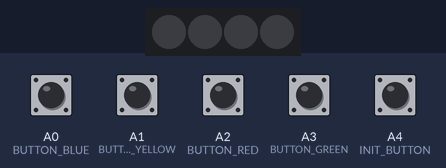
Simulated run of this sketch. Board: Arduino Uno, built with avr-gcc and run on an emulated ATmega328P. Shown: 4 RGB LEDs in strip order, left to right. The test bench sets the inputs (shaded band); at power-on: A0 (BUTTON_BLUE), A1 (BUTTON_YELLOW), A2 (BUTTON_RED), A3 (BUTTON_GREEN), A4 (INIT_BUTTON) HIGH. Dim RGB values are drawn brighter than linear; random numbers use the default seed unless the sketch sets one.

Above: at 1.9 s.
2.0 s: A4 (INIT_BUTTON) pulled LOW for 0.15 s
At 2.9 s:
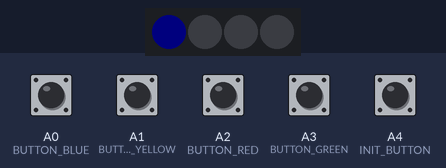
4.6 s: A1 (BUTTON_YELLOW) pulled LOW for 0.15 s
At 4.7 s:
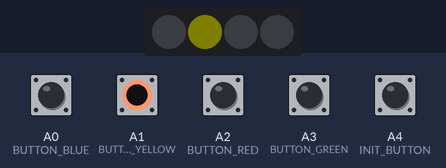
At 5.4 s:
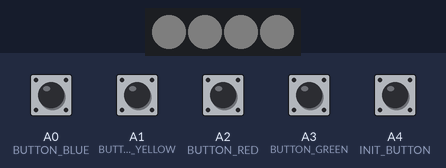
Timing chart, 0 to 7.6 s (numbered marks = the images above; inputs shaded):
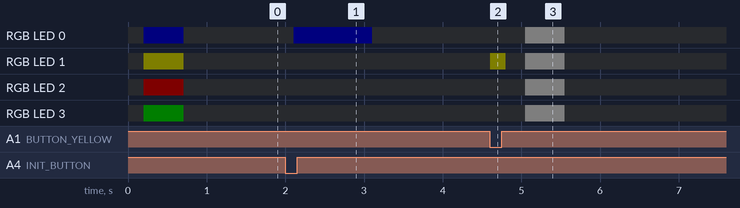

Measured:
- after the input at 2.0 s, RGB LED 0: off → RGB(0, 0, 4) after 0.10 s, → off 1.0 s later
- after the input at 4.6 s, RGB LED 0, RGB LED 2, RGB LED 3: off → RGB(4, 4, 4) after 0.45 s, → off 0.50 s later; RGB LED 1: off → RGB(4, 4, 0) at once, → off 0.20 s later, → RGB(4, 4, 4) 0.25 s later, → off 0.50 s later

The sketch:

src.ino
```cpp
/*

Name: Simon Says with NeoPixels!
Author: Alexis Rodriguez Jr.

Derived from: https://create.arduino.cc/projecthub/Arduino_Scuola/a-simple-simon-says-game-25ba99

Hardware needed:
5x Momentary Switches (Tactile Buttons) (SPST - Single Pole Single Throw)
4x NeoPixel LEDs
14x jumpers (5x GND button side, 5x SIGNAL button side, 3x NeoPixel, 1x GND breadboard)
*/

//Include Libraries
#include <Adafruit_NeoPixel.h>

//Define the digital DATA pin for NeoPixel
#define NEOPIXEL_IN 6

//Define number of LEDs in NeoPixel Strip
#define NUM_LIGHTS 4

//Define Simon Says Buttons
#define BUTTON_BLUE A0
#define BUTTON_YELLOW A1
#define BUTTON_RED A2
#define BUTTON_GREEN A3

//Define Simon Says NeoPixel LEDs position
#define NP_BLUE 0
#define NP_YELLOW 1
#define NP_RED 2
#define NP_GREEN 3

//Define Start/Stop button analog input
#define INIT_BUTTON A4

//Baud Rate for Serial
#define BAUD_RATE 115200

//GLOBAL VARIABLES

const int MAX_LEVEL = 100;				//Max level possible for game
uint32_t sequence[2][MAX_LEVEL];		//Stores the random generated sequence to match against
uint32_t your_sequence[MAX_LEVEL];		//Users sequence to match against generated sequence
int level = 1;							//Starting level

int velocity = 1000;					//How quickly LEDs will display pattern

boolean buttonPressed = 0;				//State check for button press to prevent multiple presses on one press

Adafruit_NeoPixel strip = Adafruit_NeoPixel(NUM_LIGHTS, NEOPIXEL_IN);	//Initialize NeoPixel object

//Single 32-bit value to determine NeoPixel Color display
//0x00000000
//0xWWRRGGBB
//So to get RED: 0x00FF0000
//However, use low values to limit current draw since these are very bright!
const uint32_t red = 0x00040000;		//Display RED on NeoPixel
const uint32_t green = 0x00000400;	//Display GREEN on NeoPixel
const uint32_t yellow = 0x00040400;	//Display YELLOW on NeoPixel
const uint32_t blue = 0x00000004;	//Display BLUE on NeoPixel
const uint32_t white = 0x00040404;  //Display WHITE on NeoPixel

void setup() {

	//Used to debug [Use Serial.println("TEXT")]
	Serial.begin(BAUD_RATE);

	//Define all buttons used as inputs with a internal pullup
	pinMode(BUTTON_BLUE, INPUT_PULLUP);
	pinMode(BUTTON_YELLOW, INPUT_PULLUP);
	pinMode(BUTTON_RED, INPUT_PULLUP);
	pinMode(BUTTON_GREEN, INPUT_PULLUP);
	pinMode(INIT_BUTTON, INPUT_PULLUP);

	//NeoPixel Setup
	strip.begin();	//Fully initialize the pin and pixel count of object
	delay(100);
	strip.clear();  //Turn off all LEDs and clear frame matrix
	delay(100);

	//Show ready pattern
	strip.setPixelColor(NP_BLUE,blue);
	strip.setPixelColor(NP_YELLOW,yellow);
	strip.setPixelColor(NP_RED,red);
	strip.setPixelColor(NP_GREEN,green);
	strip.show();

	strip.clear();
	delay(500);
	strip.show();

}

void loop() {

	if (level == 1) generate_sequence();//generate a sequence;

	if (digitalRead(A4) == LOW || level != 1) { //If start button is pressed or you're winning
		show_sequence();    //show the sequence
		get_sequence();     //wait for your sequence
	}
}

//Display the sequence of LEDs to be inputted
void show_sequence() {

	strip.clear();
	delay(100);
	strip.show();

	for (int i = 0; i < level; i++) {
		//Turn on
		strip.setPixelColor(sequence[0][i],sequence[1][i]);
		strip.show();
		delay(velocity);

		//Turn off
		strip.clear();
		strip.show();
		delay(200);
	}
}

//Retrieve user input and determine if it was correct or incorrect
void get_sequence() {

	int flag = 0; //this flag indicates if the sequence is correct

	for (int i = 0; i < level; i++) {

		flag = 0;

		//Button press check to see if user has released the button yet to avoid counting a button press twice
		//NOTE: THIS ONLY MASKS THE PROBLEM WITH BUTTONS SLIGHTLY
		while(buttonPressed){
			if (digitalRead(A0) == HIGH && digitalRead(A3) == HIGH && digitalRead(A2) == HIGH && digitalRead(A1) == HIGH ){
				buttonPressed = 0;
			}
		}

		while(flag == 0) {
			//Read if user has pressed any button and hold that state
			if (digitalRead(A0) == LOW || digitalRead(A3) == LOW || digitalRead(A2) == LOW || digitalRead(A1) == LOW ){
				buttonPressed = 1;
			}

			//CHECK BLUE
			if (digitalRead(A0) == LOW) {
				strip.clear();
				strip.show();

				strip.setPixelColor(NP_BLUE,blue);
				strip.show();

				your_sequence[i] = NP_BLUE;

				flag = 1;

				delay(200);

				if (your_sequence[i] != sequence[0][i]) {
					wrong_sequence();
					return;
				}
				strip.clear();
				strip.show();
			}

			//CHECK YELLOW
			if (digitalRead(A1) == LOW) {
				strip.clear();
				strip.show();

				strip.setPixelColor(NP_YELLOW,yellow);
				strip.show();

				your_sequence[i] = NP_YELLOW;

				flag = 1;

				delay(200);

				if (your_sequence[i] != sequence[0][i]) {
					wrong_sequence();
					return;
				}
				strip.clear();
				strip.show();
			}

			//CHECK RED
			if (digitalRead(A2) == LOW) {
				strip.clear();
				strip.show();

				strip.setPixelColor(NP_RED,red);
				strip.show();

				your_sequence[i] = NP_RED;

				flag = 1;

				delay(200);

				if (your_sequence[i] != sequence[0][i]) {
					wrong_sequence();
					return;
				}
				strip.clear();
				strip.show();
			}

			//CHECK GREEN
			if (digitalRead(A3) == LOW) {
				strip.clear();
				strip.show();

				strip.setPixelColor(NP_GREEN,green);
				strip.show();

				your_sequence[i] = NP_GREEN;

				flag = 1;

				delay(200);

				if (your_sequence[i] != sequence[0][i]) {
					wrong_sequence();
					return;
				}
				strip.clear();
				strip.show();
			}

		}
	}
	right_sequence();
}

//Generates a random pattern to follow for the next level
void generate_sequence() {

	randomSeed(millis()); //in this way is really random!!!

	//Generate random numbers between 0-3 (Corresponds to colors) and store into an array up to MAX_LEVEL
	for (int i = 0; i < MAX_LEVEL; i++) {
		sequence[0][i] = random(0,4);
		if (sequence[0][i] == NP_BLUE){
			sequence[1][i] = blue;
		}
		else if (sequence[0][i] == NP_GREEN) {
			sequence[1][i] = green;
		}
		else if (sequence[0][i] == NP_RED) {
			sequence[1][i] = red;
		}
		else if (sequence[0][i] == NP_YELLOW) {
			sequence[1][i] = yellow;
		}
	}
}

//Flashes the LEDs white to show that the incorrect sequence has been inputted
void wrong_sequence() {

	strip.clear();
	strip.show();
	delay(250);

	strip.setPixelColor(NP_BLUE,white);
	strip.setPixelColor(NP_GREEN,white);
	strip.setPixelColor(NP_YELLOW,white);
	strip.setPixelColor(NP_RED,white);
	strip.show();
	delay(500);

	strip.clear();
	strip.show();
	delay(500);

	level = 1;
	velocity = 1000;
}

//Flashes the LEDs with their individual colors to show that the correct sequence has been inputted
void right_sequence() {

	strip.clear();
	strip.show();
	delay(250);

	strip.setPixelColor(NP_BLUE,blue);
	strip.setPixelColor(NP_GREEN,green);
	strip.setPixelColor(NP_YELLOW,yellow);
	strip.setPixelColor(NP_RED,red);
	strip.show();
	delay(500);

	strip.clear();
	strip.show();
	delay(500);

	if (level < MAX_LEVEL){
		level++;
	}

	velocity -= 50; //increase difficulty
}
```
